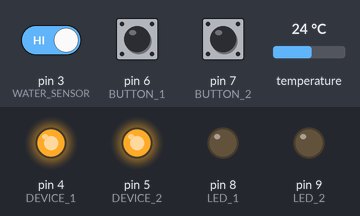
The sketch below on a simulated Arduino Uno, built with avr-gcc and run on an emulated ATmega328P. Parts: output pins drawn as LEDs (lit = HIGH). The test bench sets the inputs (shaded band); at power-on: pin 6 (BUTTON_1) HIGH, pin 7 (BUTTON_2) HIGH, pin 3 (WATER_SENSOR) HIGH, temperature 24 °C. What the sketch prints to the serial monitor is not drawn.

Above: at 1.7 s.
1.8 s: pin 6 (BUTTON_1) pulled LOW for 1 s
At 2.4 s:
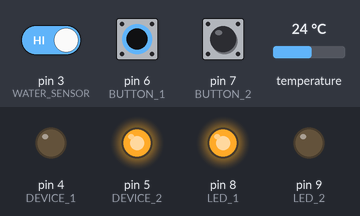
4.3 s: pin 7 (BUTTON_2) pulled LOW for 1 s
At 5.4 s:
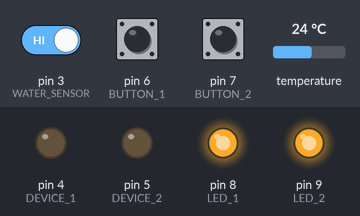
6.8 s: pin 6 (BUTTON_1) pulled LOW for 3.2 s
At 7.4 s:
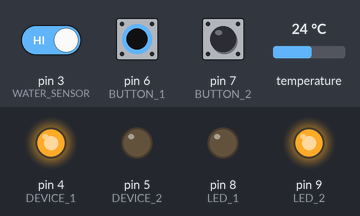
13.7 s: pin 7 (BUTTON_2) pulled LOW for 3.2 s
At 15.0 s:
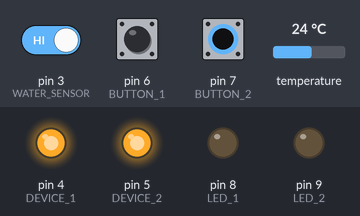
Timing chart, 0 to 16.7 s (numbered marks = the images above; inputs shaded):
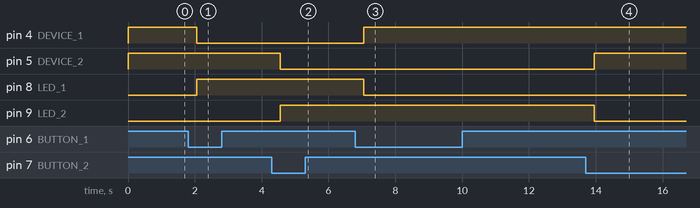

Measured:
- after the input at 1.8 s, pin 4 (DEVICE_1): HIGH → LOW after 0.25 s; pin 8 (LED_1): LOW → HIGH after 0.25 s
- after the input at 4.3 s, pin 5 (DEVICE_2): HIGH → LOW after 0.25 s; pin 9 (LED_2): LOW → HIGH after 0.25 s
- after the input at 6.8 s, pin 4 (DEVICE_1): LOW → HIGH after 0.25 s; pin 8 (LED_1): HIGH → LOW after 0.25 s
- after the input at 13.7 s, pin 5 (DEVICE_2): LOW → HIGH after 0.25 s; pin 9 (LED_2): HIGH → LOW after 0.25 s

The sketch:

arduino_sensor_read.ino
```cpp
#include <ArduinoJson.h>
#include <DallasTemperature.h>
#include <OneWire.h>
#include <TimerOne.h>
#include "defineHardWare.h"

OneWire onewire(ONE_WIRE_BUS);
DallasTemperature sensors(&onewire);

int Tth = 27; //temperature threshold

String ss = "";
String id = "";
String func = "";
String addr = "";
String data = "";
void Serial_Proc (void);

void setup() {
  /* Set chan doc cam bien muc nuoc */
  /* Day thuc chat la mot cam bien thuong dong */
  pinMode(WATER_SENSOR, INPUT_PULLUP);
  pinMode(DEVICE_1, OUTPUT);
  pinMode(DEVICE_2, OUTPUT);
  pinMode(LED_1, OUTPUT);
  pinMode(LED_2, OUTPUT);
  pinMode(BUTTON_1, INPUT_PULLUP);
  pinMode(BUTTON_2, INPUT_PULLUP);
  deviceControl("0101", "0");
  deviceControl("0102", "0");
  delay(500); //delay to not recv sh*t data from esp reset
  /* Mo cong uart de giao tiep */
  Serial.begin(115200);
  while(!Serial);

  Timer1.initialize(1000000); // khởi tạo timer 1 đến 1 giây
  Timer1.attachInterrupt(Blink);

  /* Khoi dong cam bien nhiet do */
  sensors.begin();
}

void loop()
{
  Serial_Proc ();
  button1Pressed();
  button2Pressed();
  waterCheck();
  /* Relay status led */
  digitalWrite(LED_1, !digitalRead(DEVICE_1));
  digitalWrite(LED_2, !digitalRead(DEVICE_2));
}

void Serial_Proc (void)
{
  if(true == uartGetFrame(&ss))
  {
    /* Check JSON parse */
    if(true == parseJson(ss))
    {
      if(func == "002")
      {
        if(addr == "0101")
        {
          deviceStatusSend("002", addr, (digitalRead(DEVICE_1) == HIGH)? "0" : "1");
        }
        else if(addr == "0102")
        {
          deviceStatusSend("002", addr, (digitalRead(DEVICE_2) == HIGH)? "0" : "1");
        }
        else if(addr == "0201")
        {
          dataTempSend();
        }
        else if(addr == "0401")
        {
          dataWaterSend();
        }
        else
          sendErrorFrame("004"); //sai addr
      } else if(func == "001")
        {
          if(true == deviceControl(addr, data))
          {
            /* Gui frame thong bao trang thai moi */
            if(addr == "0101")
            {
              if(digitalRead(DEVICE_1) == HIGH)
              {
                deviceStatusSend("001", addr, "0");
              } else
                {
                deviceStatusSend("001", addr, "1");
                }
            } else if(addr == "0102")
              {
              if(digitalRead(DEVICE_2) == HIGH)
              {
                deviceStatusSend("001", addr, "0");
              } else {
                deviceStatusSend("001", addr, "1");
              }
            }
          }
        }
      else {
        sendErrorFrame("002");
      }
    }
    /* Clear */
    id = "";
    func = "";
    addr = "";
    data = "";
  }
}

void button1Pressed() {
  static uint8_t _lastStatus = HIGH;
  static uint32_t _lastPressed = 0;
  static bool _isPressed = false;
  uint8_t reading = digitalRead(BUTTON_1);
  if(reading == LOW) {
    if(reading != _lastStatus) {
      _lastPressed = millis();
    }
    else if((millis() - _lastPressed) > 250) {
      if(_isPressed == false) {
        digitalWrite(DEVICE_1, !digitalRead(DEVICE_1));
        deviceStatusSend("002", "0101", (digitalRead(DEVICE_1) == LOW)? "1" : "0");
        _isPressed = true;
      }
    }
  }
  else {
    _isPressed = false;
  }
  _lastStatus = reading;
}

void button2Pressed() {
  static uint8_t _lastStatus = HIGH;
  static uint32_t _lastPressed = 0;
  static bool _isPressed = false;
  uint8_t reading = digitalRead(BUTTON_2);
  if(reading == LOW) {
    if(reading != _lastStatus) {
      _lastPressed = millis();
    }
    else if((millis() - _lastPressed) > 250) {
      if(_isPressed == false) {
        digitalWrite(DEVICE_2, !digitalRead(DEVICE_2));
        deviceStatusSend("002", "0102", (digitalRead(DEVICE_2) == LOW)? "1" : "0");
        _isPressed = true;
      }
    }
  }
  else {
    _isPressed = false;
  }
  _lastStatus = reading;
}

void waterCheck() {
  static uint8_t _lastStatus = HIGH;
  static uint32_t _lastPressed = 0;
  static bool _isPressed = false;
  uint8_t reading = digitalRead(WATER_SENSOR);
  if(reading != _lastStatus) {
    _lastPressed = millis();
    _isPressed = false;
  }
  else {
    if((millis() - _lastPressed) > 500) {
      if(_isPressed == false) {
        deviceStatusSend("002", "0401", (reading == LOW)? "0" : "1");
        _isPressed = true;
      }
    }
  }
  _lastStatus = reading;
}

void sendErrorFrame(String code) {
  String frameTx = "";
  frameTx = "{\"USER\":\"CSR5ccf7fd16259\",\"FUNC\":\"";
  frameTx += "003";
  frameTx += "\",\"ADDR\":\"";
  frameTx += "";
  frameTx += "\",\"DATA\":\"";
  frameTx += code;
  frameTx += "\"}";
  Serial.println(frameTx);
}

void deviceStatusSend(String func, String addr, String data){
  String frameTx = "";
  frameTx = "{\"USER\":\"CSR5ccf7fd16259\",\"FUNC\":\"";
  frameTx += func;
  frameTx += "\",\"ADDR\":\"";
  frameTx += addr;
  frameTx += "\",\"DATA\":\"";
  frameTx += data;
  frameTx += "\"}";
  Serial.println(frameTx);
}

bool deviceControl(String addr, String data){
  uint8_t _pin = "";
  if(addr == "0101") {
    _pin = DEVICE_1;
  } else if (addr == "0102") {
    _pin = DEVICE_2;
  }
  if(_pin == "") {
    sendErrorFrame("004"); //sai addr
    return false;
  }
  if(data == "1") {
    digitalWrite(_pin, LOW);
  } else if (data == "0") {
    digitalWrite(_pin, HIGH);
  } else {
    sendErrorFrame("003");//sai data
    return false;
  }
  return true;
}

bool parseJson(String json) {
  DynamicJsonBuffer _jsonBuffer;
  JsonObject& root = _jsonBuffer.parseObject(json);
  if (!root.success())
  {
    sendErrorFrame("001");
    return false;
  }
  String _a = root["USER"];
  id = _a;
  String _b = root["FUNC"];
  func = _b;
  String _c = root["ADDR"];
  addr = _c;
  String _d = root["DATA"];
  data = _d;
  return true;
}

bool uartGetFrame(String* s) {
  char c = "";
  *s = "";
  if(Serial.available()){
    c = Serial.read();
    if(c == '{') {
      *s += c;
      uint32_t _start = millis();
      while((c != '}')&&(millis() < (_start + 100))){
        if(Serial.available()) {
          c = Serial.read();
          *s += c;
        }
      }
    }
  }
  if(c == '}') {
    return true;
  } else {
    return false;
  }
}

void dataWaterSend() {
  String frameTx = "";
  /* Gui frame muc nuoc */
  frameTx = "{\"USER\":\"CSR5ccf7fd16259\",\"FUNC\":\"002\",\"ADDR\":\"0401\",\"DATA\":\"";
  bool rWater = isWaterThreshold();
  String water = (rWater)? "1" : "0";
  frameTx += water;
  frameTx += "\"}";
  Serial.print(frameTx);
}

void dataTempSend() {
  String frameTx = "";
  /* Gui frame nhiet do */
  frameTx = "{\"USER\":\"CSR5ccf7fd16259\",\"FUNC\":\"002\",\"ADDR\":\"0201\",\"DATA\":\"";

  float rTemp = readTemperatureSensor();
  String temp(rTemp);
  frameTx += temp;
  frameTx += "\"}";
  Serial.print(frameTx);
}

bool isWaterThreshold() {
  return (digitalRead(WATER_SENSOR) == HIGH)? true : false;
}

float readTemperatureSensor() {
  sensors.requestTemperatures();
  delay(50);
  return sensors.getTempCByIndex(0);
}

void Blink (void)
{
  static int i = 0;
  i++;
  if (i > 10)
  {
    dataTempSend();
    //delay(50);
    //dataWaterSend();
    i = 0;
  }
//  int temp;
//  temp = (int)(readTemperatureSensor());
//  if (temp >= Tth)
//    deviceControl ("2", "On");
//  else if (temp < Tth)
//    deviceControl ("2", "Off");
}
```

defineHardWare.h
```cpp
#ifndef __SENSOR_READER__
#define __SENSOR_READER__

#define ONE_WIRE_BUS 2
#define WATER_SENSOR 3 // Pin 3
#define DEVICE_1 4
#define DEVICE_2 5
#define BUTTON_1 6
#define BUTTON_2 7
#define LED_1 8
#define LED_2 9

#endif
```
